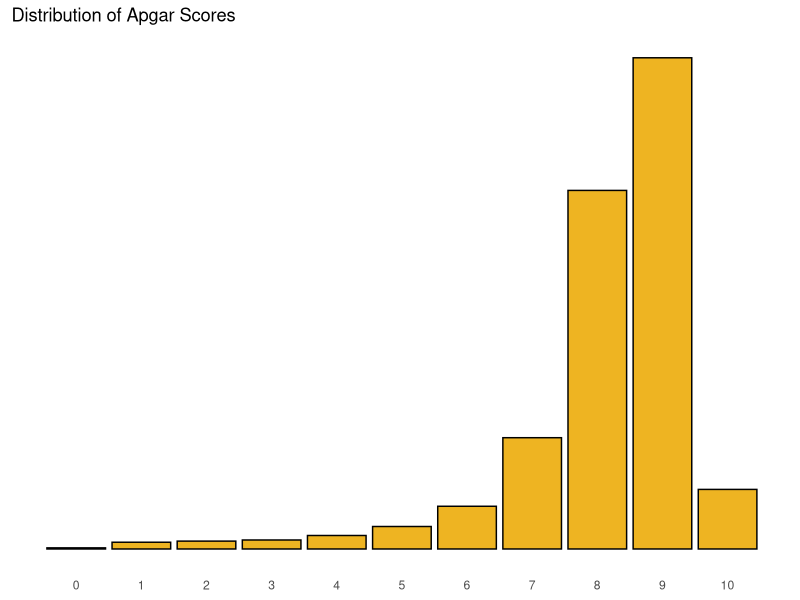

This figure's R source:
## ---- chunk 1
knitr::opts_chunk$set(echo = TRUE, error = TRUE)
## ---- chunk 2
library(tidyverse)
## ---- chunk 3
apgar_vals <- 0:10
apgar_probs <- c(0.001, 0.006, 0.007, 0.008, 0.012, 0.02,
                 0.038, 0.099, 0.319, 0.437, 0.053)

apgar <- tibble(apgar_vals, apgar_probs)

apgar_distribution <- ggplot(apgar, aes(x = apgar_vals, y = apgar_probs)) +
  geom_col(fill = "goldenrod2", col = "black") +
  labs(x = NULL, y = NULL, title = "Distribution of Apgar Scores") +
  theme(axis.text.y = element_blank(),
        axis.ticks.y = element_blank(), axis.ticks.x = element_blank(),
        panel.background = element_blank()) +
  scale_x_continuous(breaks = 0:10, labels = 0:10)

apgar_distribution
## ---- chunk 4

## ---- chunk 5
apgar_mean <- sum(apgar_vals*apgar_probs)

apgar_var <- sum((apgar_vals - apgar_mean)^2 * apgar_probs)

apgar_sd <- sqrt(apgar_var)

apgar_mean; apgar_var; apgar_sd
## ---- chunk 6
unfair_probs <- c(0.1, 0.1, 0.1, 0.2, 0.2, 0.3)
